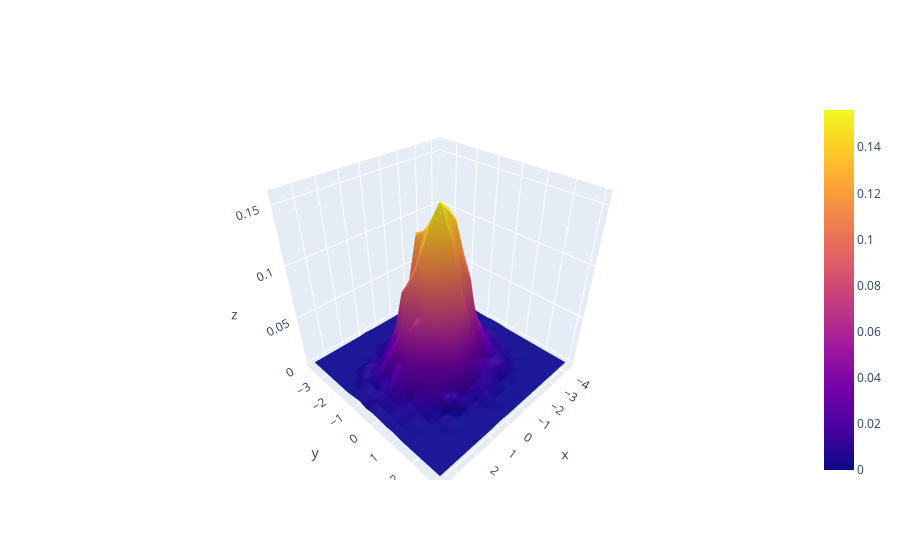

The notebook cell this image was saved under:
### Markdown cell above
Pour utiliser plotly, installez le à l'aide de $\textit{pip install plotly}$.\
Si vous avez besoin de sauvegarder une image, utilisez fig.write_image("Image.png"), mais installez avant kaleido avec $\textit{pip install -U kaleido}$.

### Code cell
import plotly.graph_objects as go
h,x1,y1,image = plt.hist2d(X,Y,bins=20,density=True)
fig = go.Figure(data=[go.Surface(z=h, x=x1, y=y1)])
# fig.write_image("Image.png")
fig.show()

### Figure 1 — Plotly figure (JSON) as saved in the notebook; plotly's stock layout.template omitted (floating-point values rounded to 4 significant figures; data arrays with more than 128 entries replaced by an {"elided": "..."} marker saying what was removed)
{"data": [{"type": "surface", "x": [-4.293, -3.874, -3.455, -3.036, -2.617, -2.198, -1.779, -1.361, -0.9415, -0.5225, -0.1035, 0.3155, 0.7345, 1.153, 1.572, 1.991, 2.41, 2.829, 3.248, 3.667, 4.086], "y": [-3.662, -3.312, -2.962, -2.612, -2.262, -1.912, -1.562, -1.212, -0.8624, -0.5124, -0.1624, 0.1875, 0.5375, 0.8874, 1.237, 1.587, 1.937, 2.287, 2.637, 2.987, 3.337], "z": {"elided": "20x20 float values"}}], "layout": {}}
